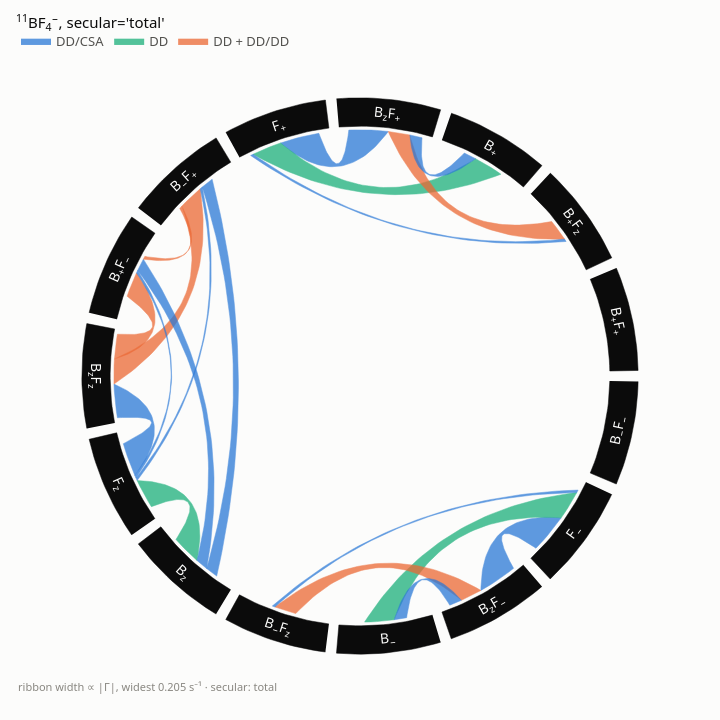

The notebook cell saved with this chart:
### Code cell
plot_pathways(total, title="<sup>11</sup>BF<sub>4</sub><sup>−</sup>, secular='total'")
